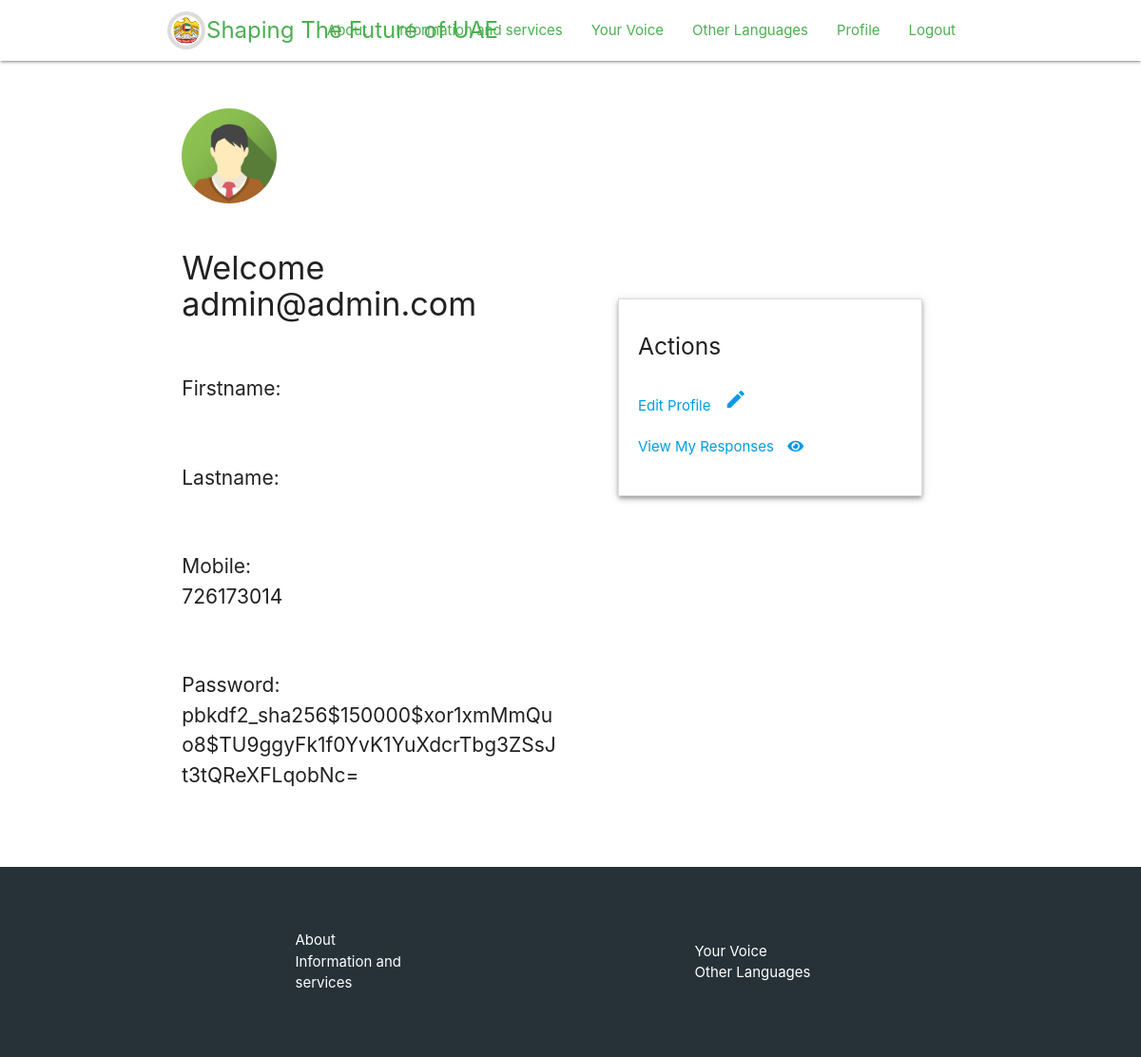
The app's page /profile (signed in), older data.
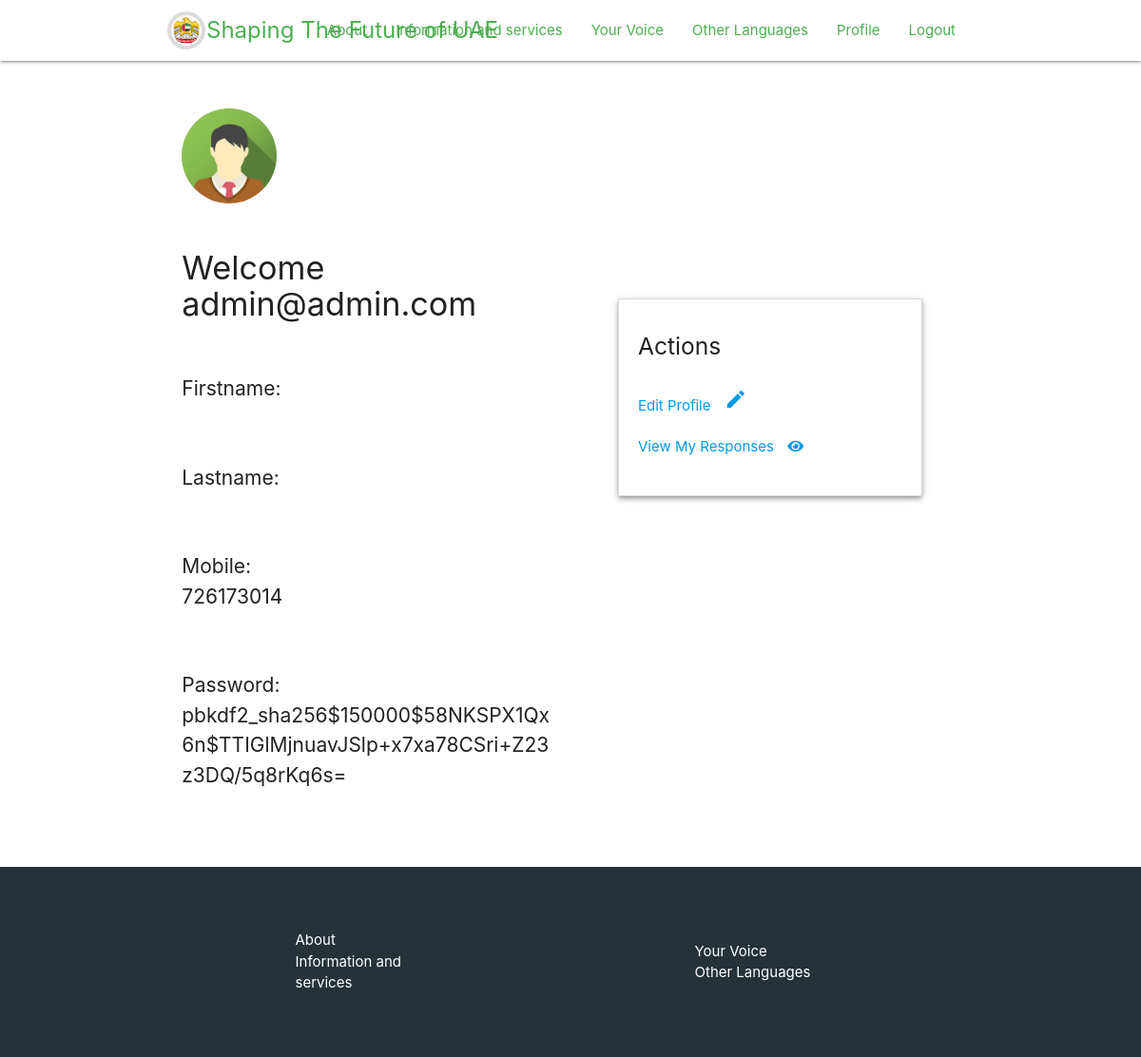
The same page, newer data.
### opinion_aggregator/models/auth.py (models this page shows, shortened)
class User(AbstractBaseUser, PermissionsMixin):
    email = models.EmailField(
        _('email address'), unique=True,
        error_messages={'unique': _(
            "The email address you entered has already been registered.",), },
        max_length=255
        )
    firstname = models.CharField(_('firstname'), max_length=40, blank=True)
    lastname = models.CharField(_('lastname'), max_length=40, blank=True)
    address = models.CharField(_('address'), max_length=100, blank=True)
    gender = models.CharField(_('gender'), max_length=40, blank=True)
    date_joined = models.DateTimeField(_('date_joined'), default=timezone.now)
    date_of_birth = models.DateField(_('date_of_birth'), blank=True, null=True)
    is_staff = models.BooleanField(
        _('staff status'), default=False,
        help_text=_(
            'Designates whether the user can log into this admin site.'
            ),
        )
    is_active = models.BooleanField(
        _('active'), default=True, help_text=_(
            'Designates whether this user should be treated as active. '
            'Unselect this instead of deleting accounts.'),
        )
    is_change_allowed = models.BooleanField(
        _('change_allowed'), default=False, help_text=_(
            'Designates whether this user has been authorized to change '
            'his own password, in the change_password view.'),
        )
    country_code = models.ForeignKey(CountryCode, on_delete=models.SET_NULL,
                                     null=True, blank=True)
    phone_number = models.IntegerField(blank=False, null=False)
    photo = models.ImageField(null=True, upload_to="avatars/", blank=True)
    change_email = models.EmailField(
        _('email address'), unique=True,
        error_messages={
            'unique': _(
                "The email address you entered has already been registered.",
                ),
            },
        max_length=255, default=None, blank=True, null=True
        )
    former_email = models.EmailField(_('email address'), max_length=255,
                                     default=None, blank=True,
                                     null=True)
    objects = UserManager()
    USERNAME_FIELD = 'email'
    REQUIRED_FIELDS = []

### opinion_aggregator/views.py (the view)
# urls.py: path('profile', views.profile, name='profile'),
@login_required
def profile(request):
    return render(request, 'profile.html')

### opinion_aggregator/templates/profile.html (shortened to what this page needs)
{% extends "base.html" %}
{% load static %}
{% block styles %}
    {{ block.super }}
    <link rel="stylesheet" type="text/css" href="{% static 'css/profile.css' %}" />
{% load static %}
{% endblock %}
{% block content %}
<div class="content">
    <div class="row">
        <div class="container">
            <div class="row">
                <div class="col m6 s12 left-col">
                    <div class="row">
                        {% if request.user.photo %}
                        <div class="col s12 avatar">
                            <img src="{{ request.user.photo.url }}" alt="">
                        </div>
                        {% else %}
                        <div class="col s12 avatar">
                            <img src="{% static 'images/avatar.png' %}" alt="">
                        </div>
                        {% endif %}
                    </div>
                    <div class="row">
                        <div class="col s12">
                            <h4>Welcome {{request.user.email}}</h4>
                        </div>
                    </div>
                    <div class="row">
                        <div class="col s12 m4">
                            <p>Firstname: {{request.user.firstname}}</p>
                        </div>
                    </div>
                    <div class="row">
                        <div class="col s12 m4">
                            <p>Lastname: {{request.user.lastname}}</p>
                        </div>
                    </div>
                    <div class="row">
                        <div class="col s12 m4">
                            <p>Mobile: {{ request.user.phone_number }}</p>
                        </div>
                    </div>
                    <div class="row">
                        <div class="col m12 s12">
                            <p>Password: {{ request.user.password }}</p>
                        </div>
                    </div>
                </div>
                <div class="col m6 s12 right-col">
                    <div class="buffer z-depth-2">
                        <div class="row">
                            <div class="col s12"><h5>Actions</h5></div>
                        </div>
                        <div class="row">
                            <div class="col s12">
                                <a href="/edit_profile" class="with-icon">Edit Profile <i class="material-icons">edit</i></a>
                            </div>
                        </div>
                        <div class="row">
                            <div class="col s12"><a href="#" class="with-icon">View My Responses <i class="fas fa-eye"></i></a></div>
                        </div>
                    </div>
                </div>
            </div>
        </div>
    </div>
</div>
{% endblock %}

### opinion_aggregator/templates/base.html (shortened to what this page needs)
<!DOCTYPE html>
<html lang="en">
<head>
    {% load static %}
    {% block styles %}
    <link href="{% static 'css/main.css' %}" rel="stylesheet" type="text/css"/>
    <link rel="stylesheet" href="https://cdnjs.cloudflare.com/ajax/libs/materialize/1.0.0/css/materialize.min.css">
    <link rel="stylesheet" href="https://cdnjs.cloudflare.com/ajax/libs/font-awesome/5.11.2/css/all.css">
    {% endblock %}
</head>
<body>
{% block header %}
<header>
    <nav class="white">
        <div class="container">
            <a href="/" class="brand-logo green-text uae-logo"><img src="{% static '/images/logo.svg' %}">Shaping The Future of UAE</a>
            <div class="nav-wrapper hide-on-med-and-down">
                <ul class="right hide-on-med-and-down">
                    <li><a href="#!" class="green-text">About</a></li>
                    <li><a href="#!" class="green-text">Information and services</a></li>
                    <li><a href="#!" class="green-text">Your Voice</a></li>
                    <li><a href="#!" class="green-text">Other Languages</a></li>
                    {% if request.user.is_authenticated %}
                    <li><a href="/profile" class="green-text">Profile</a></li>
                    <li><a href="/logout" class="green-text">Logout</a></li>
                    {% else %}
                    <li><a class="dropdown-trigger green-text" href="#!" data-target="dropdown">Login<i class="material-icons right green-text">arrow_drop_down</i></a></li>
                    {% endif %}
                </ul>
            </div>
        </div>
    </nav>
</header>
{% endblock %}
{% block content %}
{% endblock %}
{% block footer %}
<div class="footer">
    <div class="container">
        <div class="row">
            <div class="col s6">
                <a href="#!" class="white-text">About</a>
                <a href="#!" class="white-text">Information and services</a>
            </div>
            <div class="col s6">
                <a href="#!" class="white-text">Your Voice</a>
                <a href="#!" class="white-text">Other Languages</a>
            </div>
        </div>
    </div>
</div>
{% endblock %}
</body>
</html>

### opinion_aggregator/static/css/main.css (style rules this page uses)
body, html { height: 100%; }
body { display: flex; flex-direction: column; }
.content { flex: 1 0 auto; }
.brand-logo { font-size: 1.6rem !important; display: flex !important; align-items: center !important; }
.uae-logo img { border-radius: 50%; height: 32px; width: 32px; padding: 2px; box-shadow: 0px 0px 0px 4px #DCDCDC; margin-right: 5px; }
.green-text { color: #4CAF50 !important; }
.footer { flex-shrink: 0; height: 200px; background-color: #263238 ; margin-bottom: 0 !important; }
.footer .s6 { display: flex; flex-direction: column; height: 200px !important; align-items: center; justify-content: center; }
.footer .s6 a { width: 40%; }
.footer .row { margin-bottom: 0 !important; }

### opinion_aggregator/static/css/profile.css (style rules this page uses)
.content { padding-top: 50px; }
.avatar img { border-radius: 50%; height: 100px; width: 100px; }
.col p { font-size: 1.4em; }
.with-icon i { margin-left: 10px; }
.buffer { padding: 20px; margin-top: 200px; border: solid 0.05em #DCDCDC; }
.right-col { padding: 0 50px !important; }
.col p, .col h4 { overflow-wrap: break-word; }

Row changes from the older to the newer data that the page shows:
changed User "admin@admin.com": user.password "pbkdf2_sha256$150000$xor1xmMmQuo8$TU9ggyFk1f0YvK1YuXdcrTbg3ZSsJt3tQReXFLqobNc=" → "pbkdf2_sha256$150000$58NKSPX1Qx6n$TTIGlMjnuavJSlp+x7xa78CSri+Z23z3DQ/5q8rKq6s="
